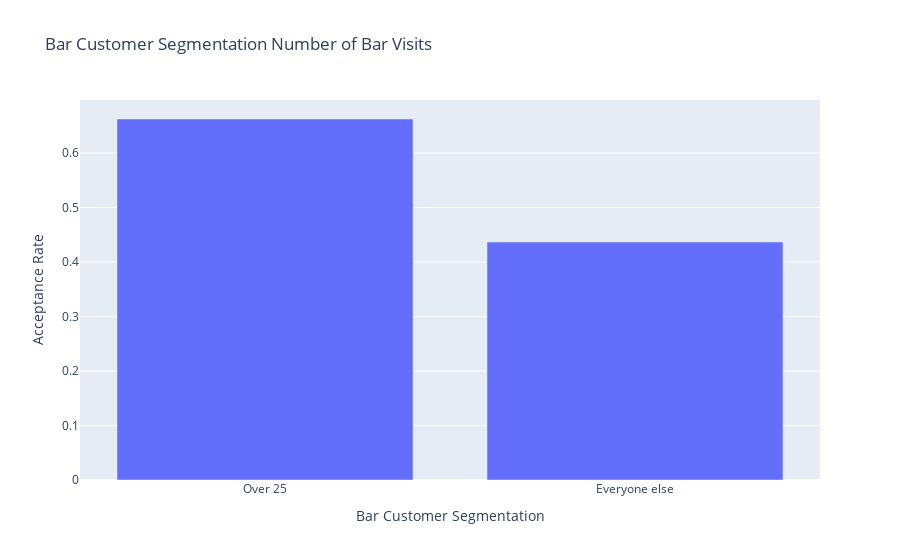

The notebook cell saved with this chart:
### Code cell
#graphing the data 
bar_graph_data4 = [['Over 25',  bar_over25Y_accept_rate], ['Everyone else', bar_else_accept_rate]]
 
# Create the pandas DataFrame
bar_graph_df = pd.DataFrame(bar_graph_data4, columns=['Bar Customer Segmentation', 'Acceptance Rate'])
fig = px.bar(bar_graph_df, x='Bar Customer Segmentation',y='Acceptance Rate',title = 'Bar Customer Segmentation Number of Bar Visits')
fig.show()
fig.write_image('images/q4_Bar_Customer_Segmentation_for_Number_of_Bar_Visits.png')

### Figure 1 — Plotly figure (JSON) as saved in the notebook; plotly's stock layout.template omitted (floating-point values rounded to 4 significant figures)
{"data": [{"alignmentgroup": "True", "hovertemplate": "Bar Customer Segmentation=%{x}<br>Acceptance Rate=%{y}<extra></extra>", "legendgroup": "", "marker": {"color": "#636efa", "pattern": {"shape": ""}}, "name": "", "offsetgroup": "", "orientation": "v", "showlegend": false, "textposition": "auto", "type": "bar", "x": ["Over 25", "Everyone else"], "xaxis": "x", "y": [0.6624, 0.4367], "yaxis": "y"}], "layout": {"barmode": "relative", "legend": {"tracegroupgap": 0}, "title": {"text": "Bar Customer Segmentation Number of Bar Visits"}, "xaxis": {"anchor": "y", "domain": [0, 1], "title": {"text": "Bar Customer Segmentation"}}, "yaxis": {"anchor": "x", "domain": [0, 1], "title": {"text": "Acceptance Rate"}}}}
